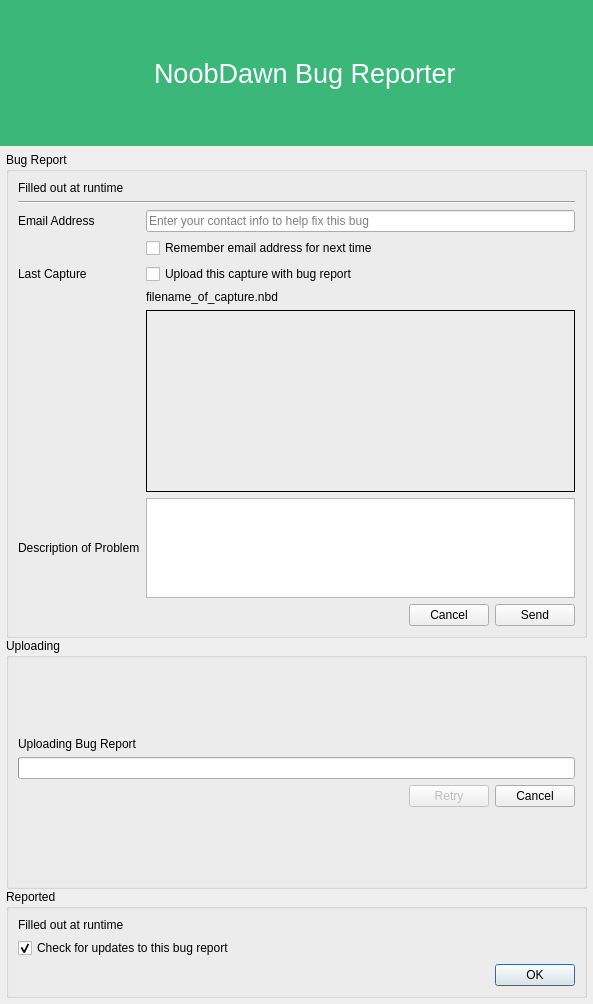
<?xml version="1.0" encoding="UTF-8"?>
<ui version="4.0">
 <class>CrashDialog</class>
 <widget class="QDialog" name="CrashDialog">
  <property name="windowModality">
   <enum>Qt::ApplicationModal</enum>
  </property>
  <property name="geometry">
   <rect>
    <x>0</x>
    <y>0</y>
    <width>593</width>
    <height>1004</height>
   </rect>
  </property>
  <property name="sizePolicy">
   <sizepolicy hsizetype="Fixed" vsizetype="Fixed">
    <horstretch>0</horstretch>
    <verstretch>0</verstretch>
   </sizepolicy>
  </property>
  <property name="windowTitle">
   <string>NoobDawn Bug Reporter</string>
  </property>
  <layout class="QVBoxLayout" name="verticalLayout_4">
   <property name="spacing">
    <number>0</number>
   </property>
   <property name="leftMargin">
    <number>0</number>
   </property>
   <property name="topMargin">
    <number>0</number>
   </property>
   <property name="rightMargin">
    <number>0</number>
   </property>
   <property name="bottomMargin">
    <number>0</number>
   </property>
   <item>
    <widget class="QFrame" name="frame">
     <property name="sizePolicy">
      <sizepolicy hsizetype="Preferred" vsizetype="Minimum">
       <horstretch>0</horstretch>
       <verstretch>0</verstretch>
      </sizepolicy>
     </property>
     <property name="palette">
      <palette>
       <active>
        <colorrole role="WindowText">
         <brush brushstyle="SolidPattern">
          <color alpha="255">
           <red>255</red>
           <green>255</green>
           <blue>255</blue>
          </color>
         </brush>
        </colorrole>
        <colorrole role="Base">
         <brush brushstyle="SolidPattern">
          <color alpha="255">
           <red>255</red>
           <green>255</green>
           <blue>255</blue>
          </color>
         </brush>
        </colorrole>
        <colorrole role="Window">
         <brush brushstyle="SolidPattern">
          <color alpha="255">
           <red>59</red>
           <green>183</green>
           <blue>121</blue>
          </color>
         </brush>
        </colorrole>
       </active>
       <inactive>
        <colorrole role="WindowText">
         <brush brushstyle="SolidPattern">
          <color alpha="255">
           <red>255</red>
           <green>255</green>
           <blue>255</blue>
          </color>
         </brush>
        </colorrole>
        <colorrole role="Base">
         <brush brushstyle="SolidPattern">
          <color alpha="255">
           <red>255</red>
           <green>255</green>
           <blue>255</blue>
          </color>
         </brush>
        </colorrole>
        <colorrole role="Window">
         <brush brushstyle="SolidPattern">
          <color alpha="255">
           <red>59</red>
           <green>183</green>
           <blue>121</blue>
          </color>
         </brush>
        </colorrole>
       </inactive>
       <disabled>
        <colorrole role="WindowText">
         <brush brushstyle="SolidPattern">
          <color alpha="255">
           <red>106</red>
           <green>104</green>
           <blue>100</blue>
          </color>
         </brush>
        </colorrole>
        <colorrole role="Base">
         <brush brushstyle="SolidPattern">
          <color alpha="255">
           <red>59</red>
           <green>183</green>
           <blue>121</blue>
          </color>
         </brush>
        </colorrole>
        <colorrole role="Window">
         <brush brushstyle="SolidPattern">
          <color alpha="255">
           <red>59</red>
           <green>183</green>
           <blue>121</blue>
          </color>
         </brush>
        </colorrole>
       </disabled>
      </palette>
     </property>
     <property name="autoFillBackground">
      <bool>true</bool>
     </property>
     <layout class="QHBoxLayout" name="horizontalLayout">
      <property name="leftMargin">
       <number>20</number>
      </property>
      <property name="rightMargin">
       <number>20</number>
      </property>
      <item>
       <widget class="RDLabel" name="rdocLogo">
        <property name="sizePolicy">
         <sizepolicy hsizetype="Fixed" vsizetype="Fixed">
          <horstretch>0</horstretch>
          <verstretch>0</verstretch>
         </sizepolicy>
        </property>
        <property name="minimumSize">
         <size>
          <width>128</width>
          <height>128</height>
         </size>
        </property>
        <property name="maximumSize">
         <size>
          <width>128</width>
          <height>128</height>
         </size>
        </property>
        <property name="text">
         <string/>
        </property>
        <property name="pixmap">
         <pixmap resource="../../Resources/resources.qrc">:/logo.svg</pixmap>
        </property>
        <property name="scaledContents">
         <bool>true</bool>
        </property>
       </widget>
      </item>
      <item>
       <widget class="QLabel" name="rdocName">
        <property name="sizePolicy">
         <sizepolicy hsizetype="Preferred" vsizetype="Minimum">
          <horstretch>0</horstretch>
          <verstretch>0</verstretch>
         </sizepolicy>
        </property>
        <property name="palette">
         <palette>
          <active/>
          <inactive/>
          <disabled/>
         </palette>
        </property>
        <property name="font">
         <font>
          <pointsize>20</pointsize>
         </font>
        </property>
        <property name="text">
         <string>NoobDawn Bug Reporter</string>
        </property>
       </widget>
      </item>
     </layout>
    </widget>
   </item>
   <item>
    <layout class="QVBoxLayout" name="verticalLayout_3">
     <property name="spacing">
      <number>0</number>
     </property>
     <property name="leftMargin">
      <number>6</number>
     </property>
     <property name="topMargin">
      <number>6</number>
     </property>
     <property name="rightMargin">
      <number>6</number>
     </property>
     <property name="bottomMargin">
      <number>6</number>
     </property>
     <item>
      <widget class="QGroupBox" name="reportGroup">
       <property name="title">
        <string>Bug Report</string>
       </property>
       <layout class="QGridLayout" name="gridLayout">
        <item row="0" column="0" colspan="2">
         <widget class="QLabel" name="reportText">
          <property name="text">
           <string notr="true">Filled out at runtime</string>
          </property>
          <property name="alignment">
           <set>Qt::AlignLeading|Qt::AlignLeft|Qt::AlignTop</set>
          </property>
          <property name="wordWrap">
           <bool>true</bool>
          </property>
          <property name="openExternalLinks">
           <bool>true</bool>
          </property>
         </widget>
        </item>
        <item row="1" column="0" colspan="2">
         <widget class="Line" name="line">
          <property name="orientation">
           <enum>Qt::Horizontal</enum>
          </property>
         </widget>
        </item>
        <item row="3" column="0">
         <widget class="QLabel" name="addressLabel">
          <property name="text">
           <string>Email Address</string>
          </property>
         </widget>
        </item>
        <item row="3" column="1">
         <widget class="QLineEdit" name="email">
          <property name="placeholderText">
           <string>Enter your contact info to help fix this bug</string>
          </property>
         </widget>
        </item>
        <item row="4" column="1">
         <widget class="QCheckBox" name="rememberEmail">
          <property name="text">
           <string>Remember email address for next time</string>
          </property>
         </widget>
        </item>
        <item row="5" column="0">
         <widget class="QLabel" name="captureLabel">
          <property name="text">
           <string>Last Capture</string>
          </property>
         </widget>
        </item>
        <item row="5" column="1">
         <widget class="QCheckBox" name="captureUpload">
          <property name="text">
           <string>Upload this capture with bug report</string>
          </property>
         </widget>
        </item>
        <item row="6" column="1">
         <widget class="QLabel" name="captureFilename">
          <property name="text">
           <string>filename_of_capture.nbd</string>
          </property>
         </widget>
        </item>
        <item row="7" column="1">
         <widget class="QFrame" name="capturePreviewFrame">
          <property name="frameShape">
           <enum>QFrame::Box</enum>
          </property>
          <layout class="QHBoxLayout" name="horizontalLayout_3">
           <property name="spacing">
            <number>0</number>
           </property>
           <property name="leftMargin">
            <number>0</number>
           </property>
           <property name="topMargin">
            <number>0</number>
           </property>
           <property name="rightMargin">
            <number>0</number>
           </property>
           <property name="bottomMargin">
            <number>0</number>
           </property>
           <item>
            <widget class="RDLabel" name="capturePreview">
             <property name="sizePolicy">
              <sizepolicy hsizetype="Fixed" vsizetype="Fixed">
               <horstretch>0</horstretch>
               <verstretch>0</verstretch>
              </sizepolicy>
             </property>
             <property name="minimumSize">
              <size>
               <width>320</width>
               <height>180</height>
              </size>
             </property>
             <property name="maximumSize">
              <size>
               <width>320</width>
               <height>180</height>
              </size>
             </property>
             <property name="scaledContents">
              <bool>true</bool>
             </property>
            </widget>
           </item>
          </layout>
         </widget>
        </item>
        <item row="8" column="0">
         <widget class="QLabel" name="descriptionLabel">
          <property name="text">
           <string>Description of Problem</string>
          </property>
          <property name="wordWrap">
           <bool>true</bool>
          </property>
         </widget>
        </item>
        <item row="8" column="1">
         <widget class="QTextEdit" name="description">
          <property name="sizePolicy">
           <sizepolicy hsizetype="Expanding" vsizetype="Fixed">
            <horstretch>0</horstretch>
            <verstretch>0</verstretch>
           </sizepolicy>
          </property>
          <property name="minimumSize">
           <size>
            <width>0</width>
            <height>100</height>
           </size>
          </property>
          <property name="maximumSize">
           <size>
            <width>16777215</width>
            <height>100</height>
           </size>
          </property>
         </widget>
        </item>
        <item row="9" column="1">
         <widget class="QFrame" name="frame_2">
          <layout class="QHBoxLayout" name="horizontalLayout_2">
           <property name="leftMargin">
            <number>0</number>
           </property>
           <property name="topMargin">
            <number>0</number>
           </property>
           <property name="rightMargin">
            <number>0</number>
           </property>
           <property name="bottomMargin">
            <number>0</number>
           </property>
           <item>
            <spacer name="horizontalSpacer_2">
             <property name="orientation">
              <enum>Qt::Horizontal</enum>
             </property>
             <property name="sizeHint" stdset="0">
              <size>
               <width>40</width>
               <height>20</height>
              </size>
             </property>
            </spacer>
           </item>
           <item>
            <widget class="QPushButton" name="cancel">
             <property name="text">
              <string>Cancel</string>
             </property>
            </widget>
           </item>
           <item>
            <widget class="QPushButton" name="send">
             <property name="text">
              <string>Send</string>
             </property>
            </widget>
           </item>
          </layout>
         </widget>
        </item>
       </layout>
      </widget>
     </item>
     <item>
      <widget class="QGroupBox" name="uploadingGroup">
       <property name="title">
        <string>Uploading</string>
       </property>
       <layout class="QVBoxLayout" name="verticalLayout">
        <item>
         <spacer name="verticalSpacer">
          <property name="orientation">
           <enum>Qt::Vertical</enum>
          </property>
          <property name="sizeHint" stdset="0">
           <size>
            <width>20</width>
            <height>40</height>
           </size>
          </property>
         </spacer>
        </item>
        <item>
         <widget class="QLabel" name="progressText">
          <property name="text">
           <string>Uploading Bug Report</string>
          </property>
          <property name="wordWrap">
           <bool>true</bool>
          </property>
         </widget>
        </item>
        <item>
         <widget class="QProgressBar" name="progressBar"/>
        </item>
        <item>
         <layout class="QHBoxLayout" name="uploadButtonLayout">
          <item>
           <spacer name="horizontalSpacer">
            <property name="orientation">
             <enum>Qt::Horizontal</enum>
            </property>
            <property name="sizeHint" stdset="0">
             <size>
              <width>40</width>
              <height>20</height>
             </size>
            </property>
           </spacer>
          </item>
          <item>
           <widget class="QPushButton" name="uploadRetry">
            <property name="enabled">
             <bool>false</bool>
            </property>
            <property name="text">
             <string>Retry</string>
            </property>
           </widget>
          </item>
          <item>
           <widget class="QPushButton" name="uploadCancel">
            <property name="text">
             <string>Cancel</string>
            </property>
           </widget>
          </item>
         </layout>
        </item>
        <item>
         <spacer name="verticalSpacer_2">
          <property name="orientation">
           <enum>Qt::Vertical</enum>
          </property>
          <property name="sizeHint" stdset="0">
           <size>
            <width>20</width>
            <height>40</height>
           </size>
          </property>
         </spacer>
        </item>
       </layout>
      </widget>
     </item>
     <item>
      <widget class="QGroupBox" name="reportedGroup">
       <property name="title">
        <string>Reported</string>
       </property>
       <layout class="QVBoxLayout" name="verticalLayout_2">
        <item>
         <widget class="QLabel" name="finishedText">
          <property name="text">
           <string notr="true">Filled out at runtime</string>
          </property>
          <property name="alignment">
           <set>Qt::AlignLeading|Qt::AlignLeft|Qt::AlignTop</set>
          </property>
          <property name="wordWrap">
           <bool>true</bool>
          </property>
          <property name="openExternalLinks">
           <bool>true</bool>
          </property>
         </widget>
        </item>
        <item>
         <widget class="QCheckBox" name="checkUpdates">
          <property name="text">
           <string>Check for updates to this bug report</string>
          </property>
          <property name="checked">
           <bool>true</bool>
          </property>
         </widget>
        </item>
        <item>
         <widget class="QDialogButtonBox" name="buttonBox">
          <property name="standardButtons">
           <set>QDialogButtonBox::Ok</set>
          </property>
         </widget>
        </item>
       </layout>
      </widget>
     </item>
    </layout>
   </item>
  </layout>
 </widget>
 <customwidgets>
  <customwidget>
   <class>RDLabel</class>
   <extends>QLabel</extends>
   <header>Widgets/Extended/RDLabel.h</header>
  </customwidget>
 </customwidgets>
 <resources>
  <include location="../../Resources/resources.qrc"/>
 </resources>
 <connections/>
</ui>
